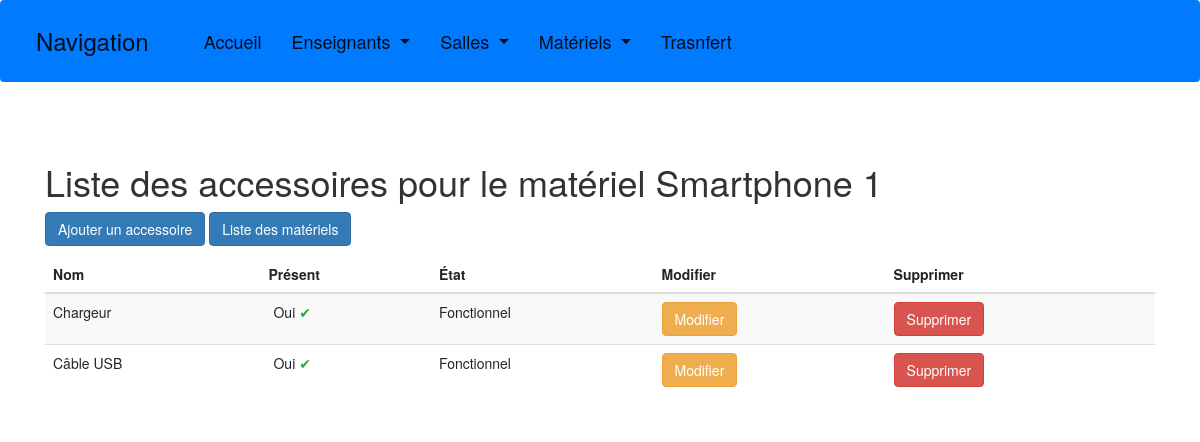
The app's page /materiel/1/accessoires/ with its own data.
### gestion_materiel/models.py (models this page shows, shortened)
class Materiel(models.Model):
    nom = models.CharField(
        max_length=100,
        blank=False,
        null=True,
        default=''
    )
    budget = models.CharField(
        max_length=100,
        blank=False,
        null=True,
        default=''
    )
    proprietaire = models.ForeignKey(
        Enseignant,
        on_delete=models.CASCADE,
        null=True,
        related_name='materiels_possedes'
    )
    lieu = models.ForeignKey(
        Salle,
        on_delete=models.CASCADE,
        null=True
    )
    possesseur = models.ForeignKey(
        Enseignant,
        on_delete=models.CASCADE,
        null=True,
        blank=True,
        related_name='materiels_en_possession'
    )

class AccessoireMateriel(models.Model):
    material = models.ForeignKey(
        Materiel,
        on_delete=models.CASCADE,
        null=True
    )
    nom = models.CharField(
        max_length=100,
        blank = True
    )
    present = models.BooleanField(
        default=True
    )
    etat = models.CharField(
        max_length=100,
        blank=True,
        null=True
    )

### gestion_materiel/views.py (the view)
# urls.py: path('materiel/<int:materiel_id>/accessoires/', liste_accessoires, name='liste_accessoires'),
def liste_accessoires(request, materiel_id):
    materiel = Materiel.objects.get(id=materiel_id)
    accessoires = AccessoireMateriel.objects.filter(material=materiel)
    return render(request, 'gestion_materiel/materiel/accessoire/liste_accessoires.html', {'materiel': materiel, 'accessoires': accessoires})

### gestion_materiel/templates/gestion_materiel/materiel/accessoire/liste_accessoires.html (shortened to what this page needs)
<!DOCTYPE html>
<html>
<head>
</head>
<body>
    {% include 'gestion_materiel/includes/entete.html' %}
    <div class="container">
        <h1>Liste des accessoires pour le matériel {{ materiel.nom }}</h1>
        <a href="{% url 'ajouter_accessoire' materiel_id=materiel.id %}" class="btn btn-primary">Ajouter un accessoire</a>
        <a href="{% url 'liste_materiels'%}" class="btn btn-primary">Liste des matériels</a>
        <table class="table table-striped">
            <thead>
                <tr>
                    <th>Nom</th>
                    <th>Présent</th>
                    <th>État</th>
                    <th>Modifier</th>
                    <th>Supprimer</th>
                </tr>
            </thead>
            <tbody>
                {% for accessoire in accessoires %}
                    <tr>
                        <td>{{ accessoire.nom }}</td>
                        <td>
                            {% if accessoire.present %}
                                <span style="margin-left: 5px"> Oui </span><span class="text-success">&#10004;</span>
                            {% else %}
                                <span style="margin-left: 5px"> Non </span><span class="text-danger">&#10008;</span>
                            {% endif %}
                        </td>
                        <td>{{ accessoire.etat }}</td>
                        <td>
                            <a href="{% url 'modifier_accessoire' materiel_id=materiel.id accessoire_id=accessoire.id %}" class="btn btn-warning">Modifier</a>
                        </td>
                        <td>
                            <form method="post" action="{% url 'supprimer_accessoire' materiel_id=materiel.id accessoire_id=accessoire.id %}">
                                <button type="submit" class="btn btn-danger">Supprimer</button>
                            </form>
                        </td>
                    </tr>
                {% empty %}
                    <tr>
                        <td colspan="5">Aucun accessoire trouvé.</td>
                    </tr>
                {% endfor %}
            </tbody>
        </table>
    </div>
</body>
</html>

### records on screen
Materiel: nom "Smartphone 1"
AccessoireMateriel: nom "Chargeur", present "Oui", etat "Fonctionnel"
AccessoireMateriel: nom "Câble USB", present "Oui", etat "Fonctionnel"
